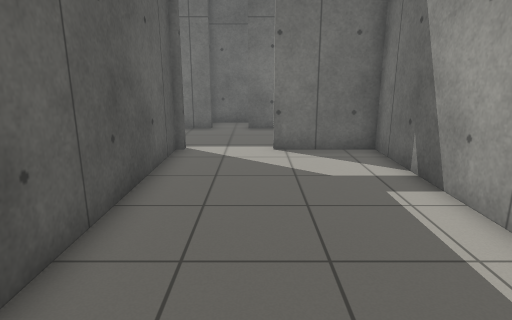
view 1 (above)

23 first-person views from a walk through a robot-simulator world made for Gazebo. The camera is 1.2 m above the floor, tilts 14° down and sees 75° across. The floor is counted in squares, 0.5 m on a side. Each view is taken from the middle of a square. On the plan, view 1 faces up. The plan holds only what a view shows up to about 19 squares ahead; the rest is blank. The place goes on beyond the plan.

view 2
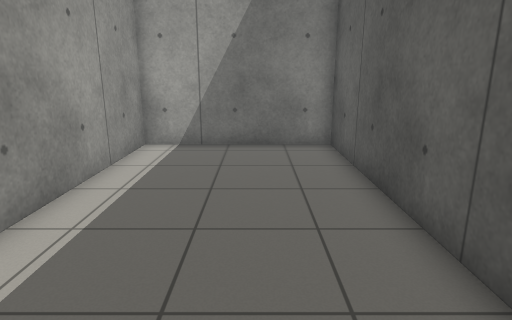

view 3
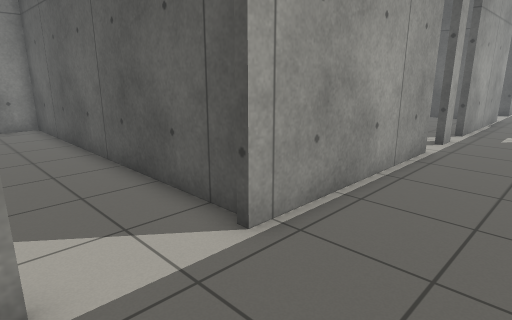

view 4
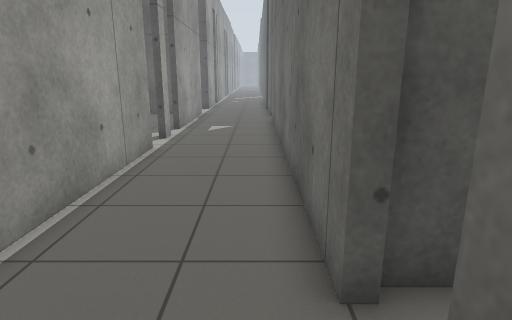

view 5
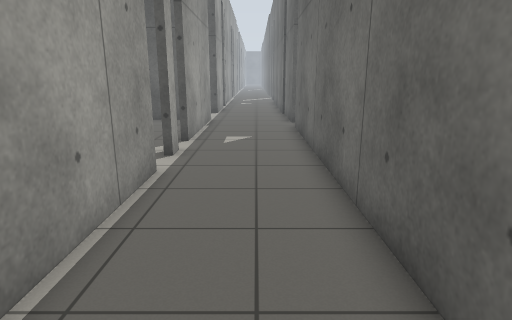

view 6
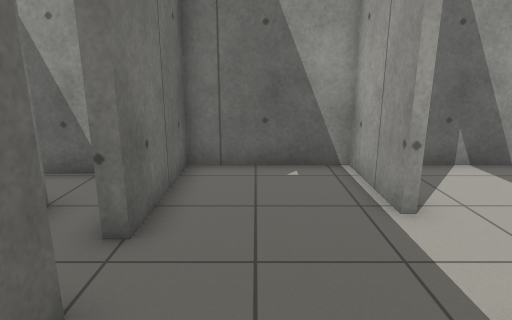

view 7
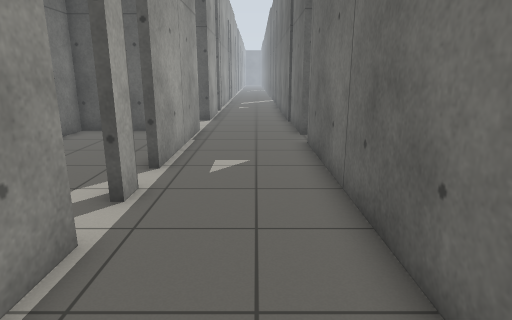

view 8
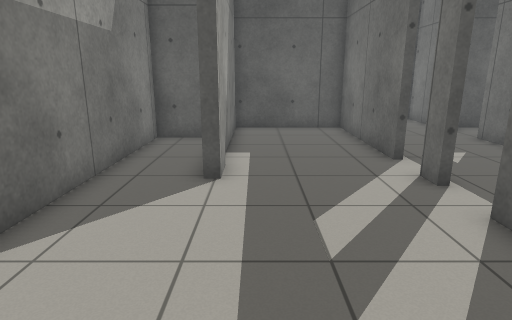

view 9
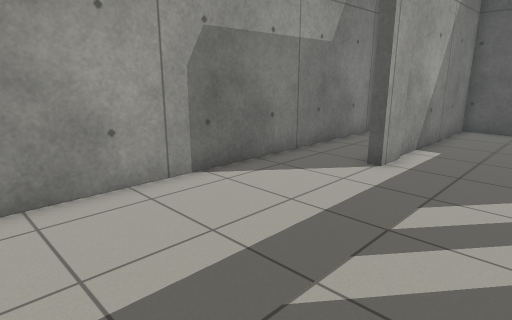

view 10
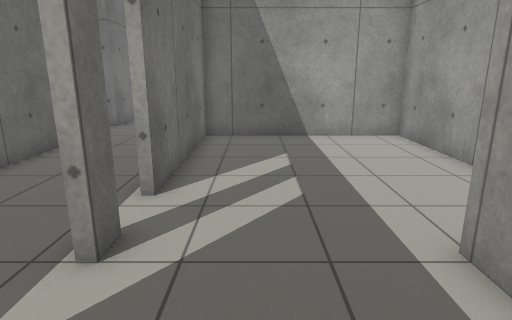

view 11
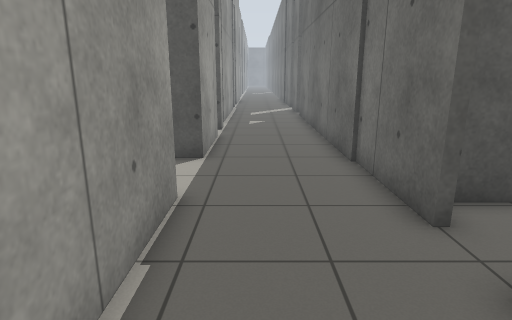

view 12
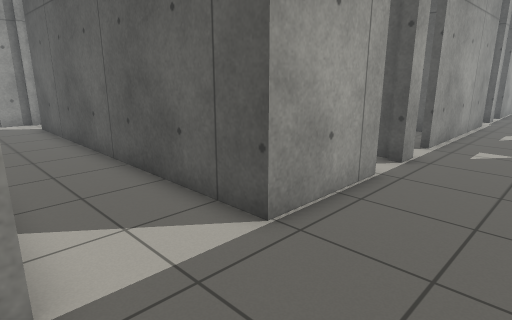

view 13
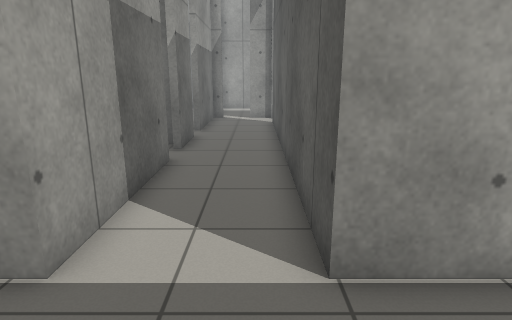

view 14
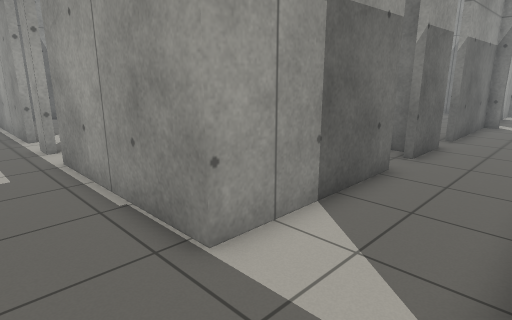

view 15
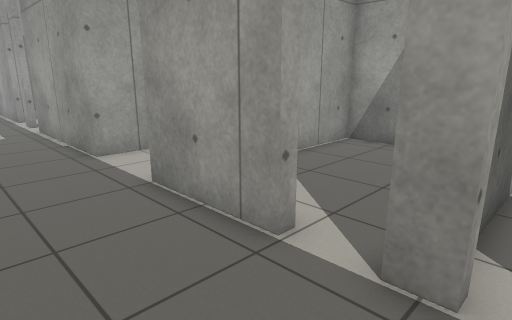

view 16
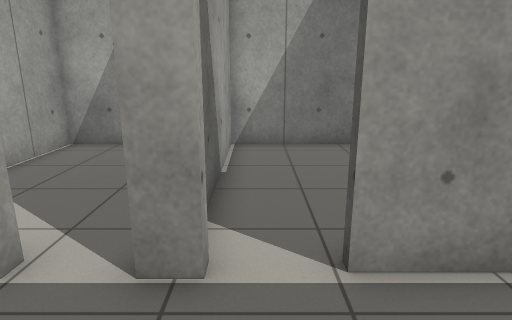

view 17
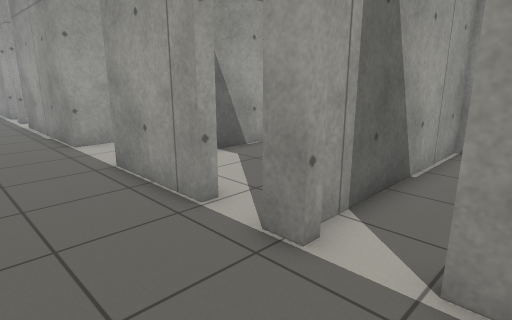

view 18
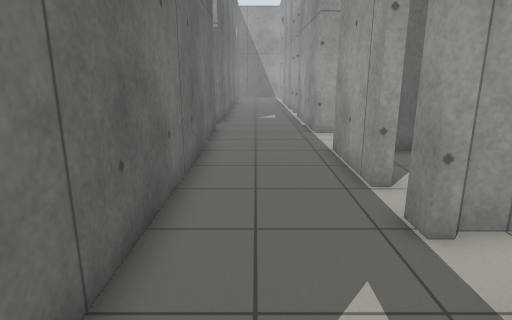

view 19
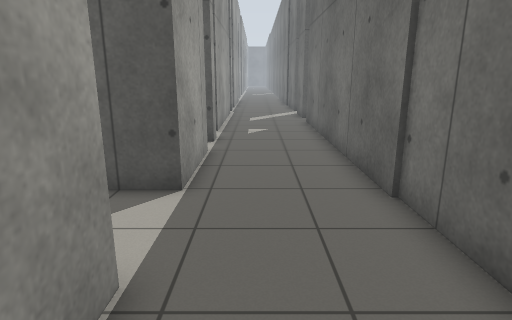

view 20
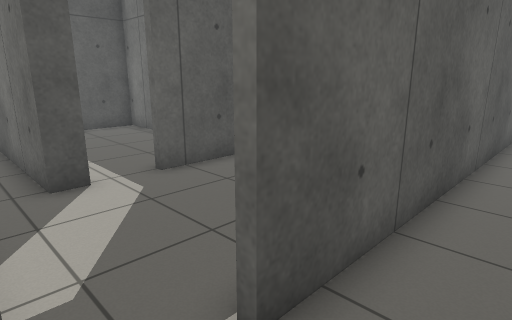

view 21
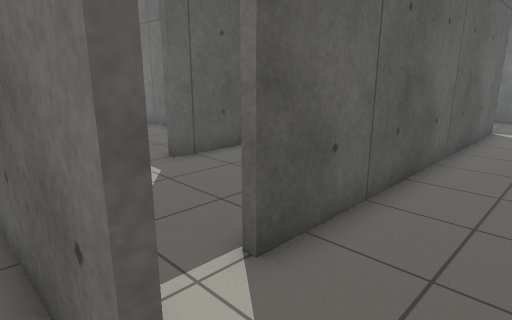

view 22
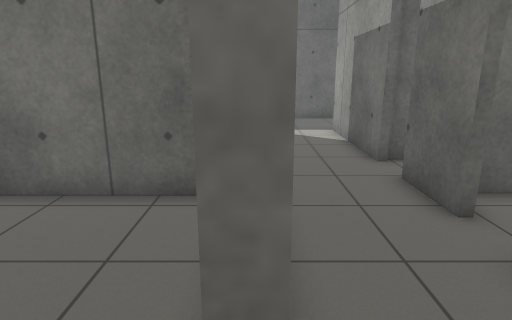

view 23
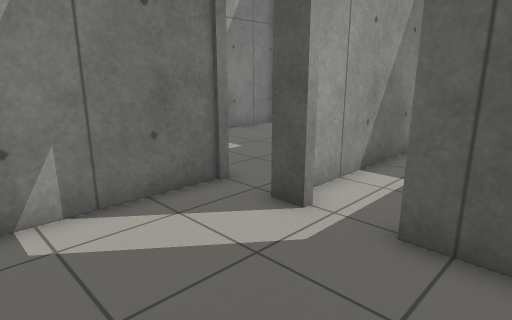

### Floor plan
Points are (right, up) in squares from view 1. A wall is a line through its corners. A room is listed if a view was taken in it or the views show most of it. See-through windows are left out.
Room 1 (views 1, 2)
walls: (-2.7, 11.1) (-2.7, -3) (4.1, -3) (4.1, 10.9); (-2.4, 11.4) (-2.4, 11); (4.1, 11.1) (0.6, 11.1) (0.6, 11.4)
ways out: opening at (-1, 11) to room 2
Room 2 (views 3, 4, 5, 6, 7, 11, 19)
walls: (-10.4, 11.4) (-2.4, 11.4); (-13, 11.4) (-12.2, 11.4); (-2.1, 16.4) (-2.1, 15.9) (-18.4, 15.9); (0.6, 11.4) (4.1, 11.4); (-20.4, 11.4) (-14.7, 11.4); (4.1, 10.9) (4.1, 15.9) (-0.4, 15.9) (-0.4, 16.4)
ways out: opening at (-1, 11) to room 1; opening at (-12.5, 11) to room 3; opening at (-21, 13.5) to room 4; opening at (-1, 16) to room 11; opening at (-19.5, 16)
Room 3 (views 8, 9, 10)
walls: (-14.1, 6.1) (-12.8, 6.1) (-12.8, 5.6); (-12.2, 11.4) (-12.2, 11.1) (-13, 11.1) (-13, 11.4); (-14.7, 11.4) (-14.7, 11.1) (-21.2, 11.1) (-21.2, 6.1) (-14.4, 6.1); (-18.4, 4.9) (-18.4, 3) (-3.1, 3) (-3.1, 11.1) (-10.4, 11.1) (-10.4, 11.4)
ways out: opening at (-12.5, 11) to room 2
Room 4 (views 12, 13, 14)
walls: (-21.4, 5.4) (-21.4, 11.4) (-20.4, 11.4); (-28.9, 11.4) (-24.9, 11.4) (-24.9, -3.1); (-21.4, 1.4) (-21.4, 3.9); (-20, 15.9) (-30.5, 15.9); (-25, -5.2) (-23.6, -5.2); (-22.1, -5.2) (-21.4, -5.2) (-21.4, -0.1)
ways out: opening at (-21, 13.5) to room 2; opening at (-31, 13.5) to room 5; opening at (-23, -5) to room 6; opening at (-25, -4) to room 7; opening at (-29.5, 11) to room 9; opening at (-21, 1); gap at (-21, 0); gap at (-21, 4)
Room 5 (views 15, 16, 17, 18)
walls: (-31.4, 10.9) (-31.4, 11.4) (-30.5, 11.4); (-36.5, 11.4) (-33.2, 11.4) (-33.2, 10.9); (-30.5, 15.9) (-36.5, 15.9); (-35.5, 3) (-31.1, 3) (-31.1, 10.9)
ways out: opening at (-31, 13.5) to room 4
Room 6 (views 20, 21)
walls: (-23.6, -5.4) (-28.4, -5.4)
ways out: opening at (-23, -5) to room 4
Room 7 (view 22)
walls: (-30.8, -2.5) (-30.8, -3.4); (-31.1, -5.2) (-25.1, -5.2)
ways out: opening at (-25, -4) to room 4; opening at (-28, -3) to room 8; opening at (-31, -4)
Room 8 (view 23)
walls: (-26.1, 2.6) (-30.4, 2.6); (-30.8, 2.1) (-30.8, -0.9)
ways out: opening at (-28, -3) to room 7; opening at (-31, -1.5)
Room 9 (no view inside)
walls: (-28.9, 10.9) (-28.9, 11.4); (-27.2, 3) (-25.2, 3) (-25.2, 9.5); (-30.5, 11.4) (-30.5, 10.9)
ways out: opening at (-29.5, 11) to room 4
Room 10 (no view inside)
walls: (1.1, 18) (-0.4, 18)
ways out: opening at (0.5, 17) to room 11; opening at (2, 18)
Room 11 (no view inside)
walls: (-0.4, 18) (-2.4, 18); (-2.4, 17.4) (-2.4, 16.4)
ways out: opening at (-1, 16) to room 2; opening at (0.5, 17) to room 10

Where each view was taken, in squares from view 1:
view 1: 0 up, 0 right, facing up
view 2: 9 up, 0 right, facing down
view 3: 15 up, 1 right, facing down-left
view 4: 15 up, 1 right, facing left
view 5: 14 up, 2 left, facing left
view 6: 14 up, 5 left, facing right
view 7: 14 up, 6 left, facing left
view 8: 7 up, 5 left, facing left
view 9: 10 up, 4 left, facing down-left
view 10: 9 up, 17 left, facing right
view 11: 13 up, 15 left, facing left
view 12: 15 up, 21 left, facing down-left
view 13: 15 up, 24 left, facing down
view 14: 14 up, 25 left, facing down-right
view 15: 15 up, 32 left, facing down-right
view 16: 15 up, 32 left, facing down
view 17: 15 up, 34 left, facing down-right
view 18: 14 up, 36 left, facing right
view 19: 13 up, 18 left, facing left
view 20: 5 down, 23 left, facing up-left
view 21: 6 down, 22 left, facing up-left
view 22: 4 down, 25 left, facing up
view 23: 1 up, 26 left, facing down-left
